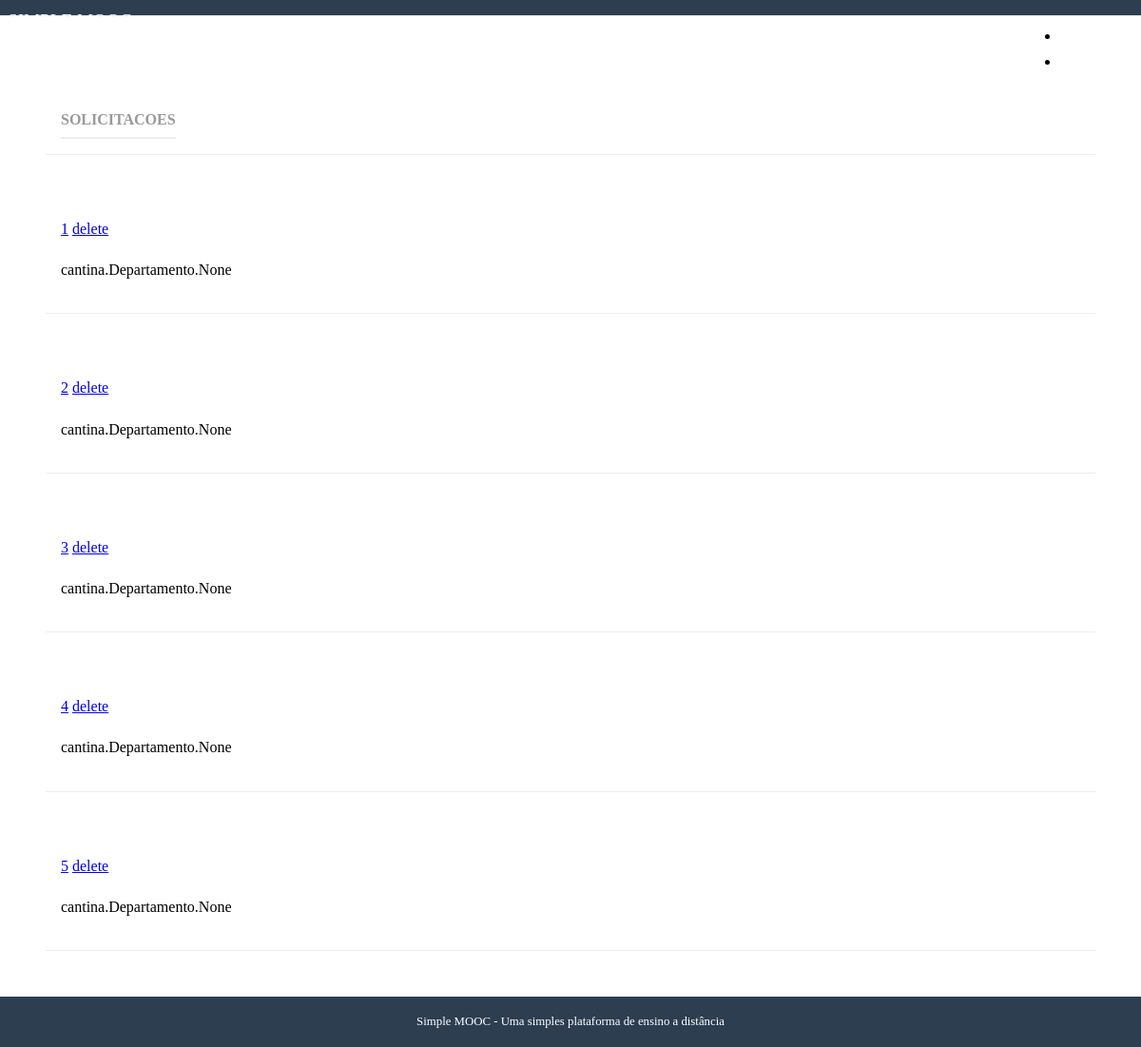
The page /cantina/ on the database its author committed.
### cafe/cantina/models.py (models this page shows, shortened)
class Solicitacao(models.Model):
    usuario = models.CharField('Solicitante', max_length=100)
    departamento = models.ManyToManyField(Departamento, blank=True)
    cantina = models.ManyToManyField(Cantina, blank=True)
    created_at = models.DateTimeField('Criado em', auto_now_add=True)
    class Meta:
        verbose_name = 'Solicitacao'
        verbose_name_plural = 'Solicitacoes'

### cafe/cantina/views.py (the view)
class SolicitacaoView(ListView):
    template_name = 'cantina/list.html'
    model = Solicitacao
    paginate_by = 100
    def get(self, request, **kwargs):
        self.object_list = self.get_queryset()
        if 'q' in request.GET:
            self.object_list = self.object_list.filter(text__icontains=request.GET.get('q'))
        context = super(SolicitacaoView, self).get_context_data(**kwargs)
        context['search'] = SolicitacaoForm()
        return self.render_to_response(context)

### cafe/cantina/templates/cantina/list.html
{% extends "base.html" %}
{% load static %}
{% block content %}
    <div class="pure-g-r content-ribbon">
        <div class="pure-u-1">
            <div class="l-box">
                <h4 class="content-subhead">Solicitacoes</h4>
            </div>
        </div>
    </div>
    {% for solicitacao in solicitacao_list %}
        <div class="pure-g-r content-ribbon">
            <div class="pure-u-2-3">
                <div class="l-box">
                    <a href="{% url "solicitacoes:edit" solicitacao.id %}">{{ solicitacao.id }}</a>
                    <a href="{% url "solicitacoes:delete" solicitacao.id %}">delete</a>
                    {{ solicitacao.departamento |linebreaks }}
                </div>
            </div>
        </div>
    {% endfor %}
{% endblock %}

### cafe/core/templates/base.html (shortened to what this page needs)
<!doctype html>
{% load static %}
<html lang="en">
<head>
    <link rel="stylesheet" href="http://yui.yahooapis.com/pure/0.3.0/pure-min.css">
    <link rel="stylesheet" href="{% static 'css/styles.css' %}" />
</head>
<body>
<div class="header">
    <div class="home-menu pure-menu pure-menu-open pure-menu-horizontal pure-menu-fixed">
        <a class="pure-menu-heading" href="{% url 'core:home' %}">SIMPLE MOOC</a>
        <ul>
            <li class="pure-menu-selected"><a href="{% url 'core:home' %}">Início</a></li>
            <li><a href="{% url 'solicitacoes:read' %}">Solicitacoes</a></li>
        </ul>
    </div>
</div>
<div class="content">
    {% block content %}{% endblock %}
    <div class="footer">
        Simple MOOC - Uma simples plataforma de ensino a distância
    </div>
</div>
</body>
</html>

### cafe/core/static/css/styles.css (style rules this page uses)
* { -webkit-box-sizing: border-box; -moz-box-sizing: border-box; box-sizing: border-box; }
body { margin: 0 auto; line-height: 1.7em; }
.content { padding-top: 2em; }
.l-box { padding: 1em; }
.header { margin: 0 0; }
.header .pure-menu { padding: 0.5em; background-color: #2d3e50; }
.header .pure-menu a { color: #fff; }
.header .pure-menu-heading { float: left; }
.header ul { float: right; }
.home-menu { padding: 0.5em; text-align: left; box-shadow: 0 1px 1px rgba(0,0,0, 0.10); }
.home-menu.pure-menu-open { background: #2d3e50; }
.pure-menu.pure-menu-open.pure-menu-fixed { border-bottom: none; z-index: 4; }
.home-menu .pure-menu-heading { color: white; font-weight: 400; font-size: 120%; }
.home-menu .pure-menu-selected a { color: white; }
.home-menu a { color: #6FBEF3; }
.content .content-subhead { color: #999; padding-bottom: 0.3em; text-transform: uppercase; margin: 0; border-bottom: 2px solid #eee; display: inline-block; }
.content .content-ribbon { margin: 3em; border-bottom: 1px solid #eee; }
.footer { background: #2d3e50; color: #fff; text-align: center; padding: 1em; font-size: 80%; }

### rows shown on the page
Solicitacao: id "1", departamento "cantina.Departamento.None"
Solicitacao: id "2", departamento "cantina.Departamento.None"
Solicitacao: id "3", departamento "cantina.Departamento.None"
Solicitacao: id "4", departamento "cantina.Departamento.None"
Solicitacao: id "5", departamento "cantina.Departamento.None"
